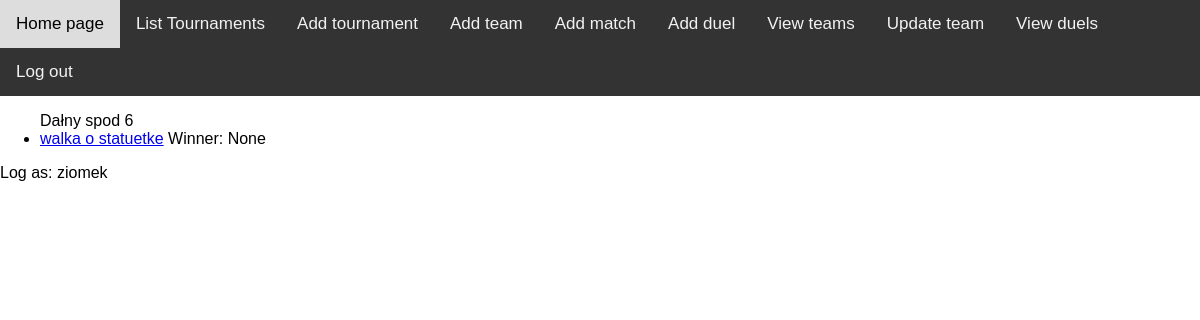
Page /view_duel (signed in) on the earlier database version.
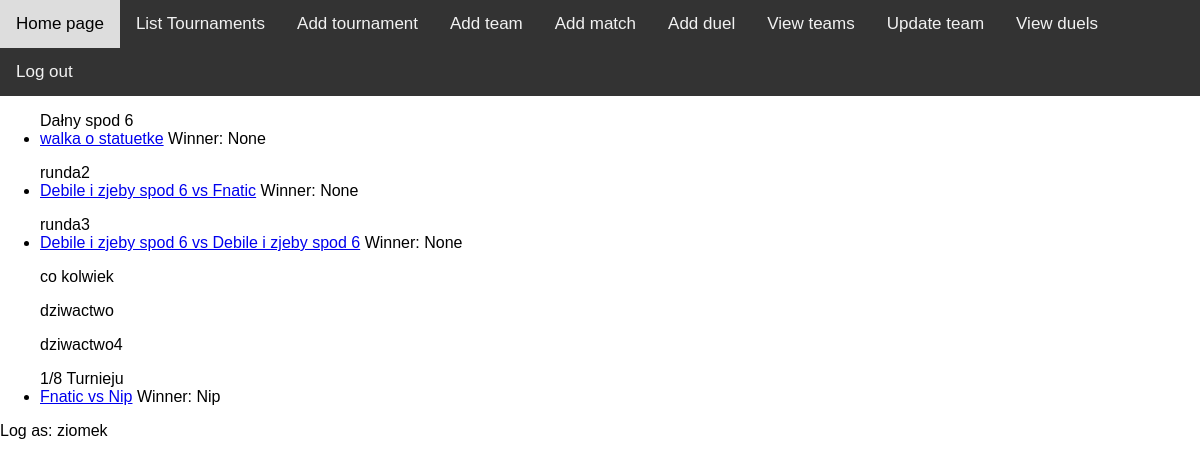
Same page on the later database version.
### yt_app/models.py (models this page shows, shortened)
class Match(models.Model):
    name = models.CharField(max_length=30)
    created = models.DateTimeField(auto_now_add=True)
    team1 = models.ForeignKey(Team, related_name="team1", on_delete=models.CASCADE, default=None)
    team2 = models.ForeignKey(Team, on_delete=models.CASCADE, default=None)
    tournament = models.ForeignKey(Tournament, on_delete=models.CASCADE)

class Duel(models.Model):
    name = models.CharField(max_length=30)
    created = models.DateTimeField(auto_now_add=True)
    match_field = models.ForeignKey(Match, on_delete=models.CASCADE)
    winner = models.ForeignKey(Team, on_delete=models.CASCADE, null=True)
    def __str__(self):
        return self.name
    def get_update_url(self):
        return f'/update_duel/{self.id}/'

class Team(models.Model):
    name = models.CharField(max_length=30)
    tournaments = models.ManyToManyField(Tournament, null=True)
    players = models.ManyToManyField(User)
    def __str__(self):
        return self.name

### yt_app/views.py (the view)
# urls.py: path('view_duel', ViewDuel.as_view(), name='view_duel'),
class ViewDuel(LoginRequiredMixin, View):
    def get(self, request):
        matches = Match.objects.all()
        return render(request, 'duel_list.html', {'matches': matches})

### templates/duel_list.html
{% extends 'base.html' %}
{% block content %}
    {% for match in matches %}
    <ul> {{ match.name }}
        {% for duel in match.duel_set.all %}
        <li>
            <a href="{{ duel.get_update_url }}">{{ duel }}</a>
            Winner: {{ duel.winner }}
        </li>
        {% endfor %}
    </ul>
    {% endfor %}
{% endblock %}

### templates/base.html (shortened to what this page needs)
<!doctype html>
{% load static %}
<html lang="en">
<head>
    <link rel="stylesheet" type="text/css" href="{% static 'base.css' %}">
</head>
<body>
{% include 'bar.html' %}
{% block content %}
{% endblock %}
<p>{% if user.is_authenticated %}
Log as: {{ user.username }}
{% endif %}
</body>
</html>

### templates/bar.html
<div class="topnav" id='myTopNav'>
    <a href="{% url 'index' %}">Home page</a>
    <a href="{% url 'list_tournaments' %}">List Tournaments</a>
    {% if user.is_superuser%}
        <a href="{% url 'add_place' %}">Add place</a>
        <a href="{% url 'add_game' %}">Add game</a>
        <a href="{% url 'add_tournament' %}">Add tournament</a>
        <a href="{% url 'add_team' %}">Add team</a>
        <a href="{% url 'add_match' %}">Add match</a>
        <a href="{% url 'add_duel' %}">Add duel</a>
        <a href="{% url 'view_teams' %}">View teams</a>
        <a href="{% url 'update_team' %}">Update team</a>
        <a href="{% url 'view_duel' %}">View duels</a>
        <a href="{% url 'logout' %}">Log out</a>
    {% elif user.is_authenticated %}
        <a href="{% url 'add_tournament' %}">Add tournament</a>
        <a href="{% url 'add_team' %}">Add team</a>
        <a href="{% url 'add_match' %}">Add match</a>
        <a href="{% url 'add_duel' %}">Add duel</a>
        <a href="{% url 'view_teams' %}">View teams</a>
        <a href="{% url 'update_team' %}">Update team</a>
        <a href="{% url 'view_duel' %}">View duels</a>
        <a href="{% url 'logout' %}">Log out</a>
    {% else %}
        <a href="{% url 'login' %}">Log in</a>
        <a href="{% url 'register' %}">Register</a>
    {% endif %}
</div>

### yt_app/static/base.css (style rules this page uses)
body { margin: 0; font-family: Arial, Helvetica, sans-serif; }
.topnav { overflow: hidden; background-color: #333; }
.topnav a { float: left; color: #f2f2f2; text-align: center; padding: 14px 16px; text-decoration: none; font-size: 17px; }

Differences in the rows shown:
added Match: name "runda2"
added Duel: name "Debile i zjeby spod 6 vs Fnatic", winner "None", shown under "runda2"
added Match: name "runda3"
added Duel: name "Debile i zjeby spod 6 vs Debile i zjeby spod 6", winner "None", shown under "runda3"
added Match: name "co kolwiek"
added Match: name "dziwactwo"
added Match: name "dziwactwo4"
added Match: name "1/8 Turnieju"
added Duel: name "Fnatic vs Nip", winner "Nip", shown under "1/8 Turnieju"
